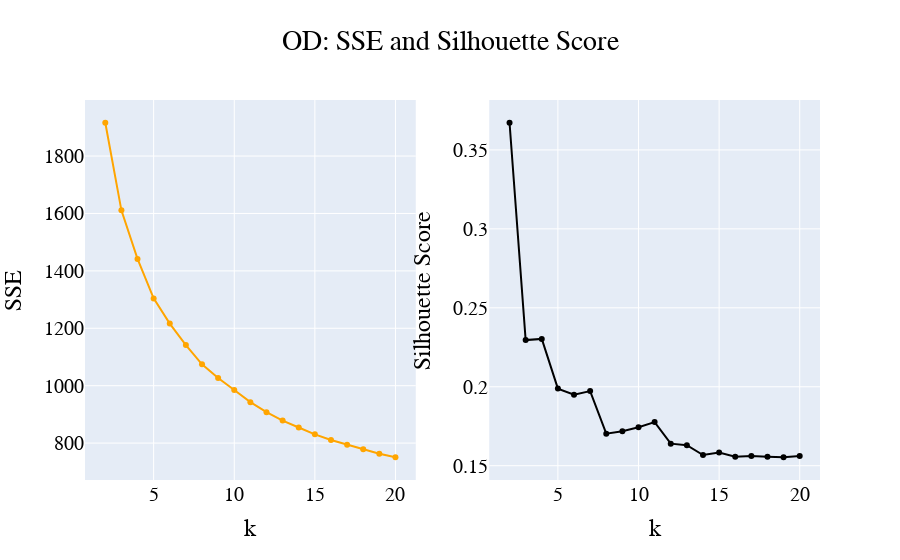

The cell this chart's notebook holds for it:
### Code cell
# Crea la figura con due sottotrame (subplots)
fig = make_subplots(rows=1, cols=2)

# Grafico SSE vs k
fig.add_trace(
    go.Scatter(x = [x + 2 for x in range(len(sse_list))], y=sse_list, line=dict(color='#FFA500'), mode='lines+markers', name="SSE"),
    row=1, col=1
)
fig.update_xaxes(title_text="k", row=1, col=1)
fig.update_yaxes(title_text="SSE", row=1, col=1)

# Grafico Silhouette Score vs k
fig.add_trace(
    go.Scatter(x = [x + 2 for x in range(len(sil_list))], y=sil_list, line=dict(color='black'), mode='lines+markers', name="Silhouette"),
    row=1, col=2
)
fig.update_xaxes(title_text="k", row=1, col=2)
fig.update_yaxes(title_text="Silhouette Score", row=1, col=2)

# Layout generale della figura
fig.update_layout(title_text="OD: SSE and Silhouette Score",
                  showlegend=False, title_x=0.5,font=dict(
        family="Arial",  # Font family
        size=20,         # Font size for all text elements
        color="Black"
                      ))    # Font color for all text elements)

# Mostra il grafico
fig.show()

### Figure 1 — Plotly figure (JSON) as saved in the notebook; plotly's stock layout.template omitted (floating-point values rounded to 4 significant figures)
{"data": [{"line": {"color": "#FFA500"}, "mode": "lines+markers", "name": "SSE", "type": "scatter", "x": [2, 3, 4, 5, 6, 7, 8, 9, 10, 11, 12, 13, 14, 15, 16, 17, 18, 19, 20], "xaxis": "x", "y": [1916.0, 1611.0, 1442.0, 1304.0, 1216.0, 1141.0, 1074.0, 1027.0, 984.9, 942.7, 907.8, 878.5, 854.3, 830.4, 810.6, 794.4, 778.6, 763.1, 750.7], "yaxis": "y"}, {"line": {"color": "black"}, "mode": "lines+markers", "name": "Silhouette", "type": "scatter", "x": [2, 3, 4, 5, 6, 7, 8, 9, 10, 11, 12, 13, 14, 15, 16, 17, 18, 19, 20], "xaxis": "x2", "y": [0.3672, 0.2296, 0.2303, 0.1988, 0.1949, 0.1973, 0.1703, 0.1718, 0.1743, 0.1776, 0.164, 0.163, 0.1568, 0.1583, 0.1557, 0.1561, 0.1557, 0.1553, 0.1561], "yaxis": "y2"}], "layout": {"font": {"color": "Black", "family": "Arial", "size": 20}, "showlegend": false, "title": {"text": "OD: SSE and Silhouette Score", "x": 0.5}, "xaxis": {"anchor": "y", "domain": [0, 0.45], "title": {"text": "k"}}, "xaxis2": {"anchor": "y2", "domain": [0.55, 1], "title": {"text": "k"}}, "yaxis": {"anchor": "x", "domain": [0, 1], "title": {"text": "SSE"}}, "yaxis2": {"anchor": "x2", "domain": [0, 1], "title": {"text": "Silhouette Score"}}}}
